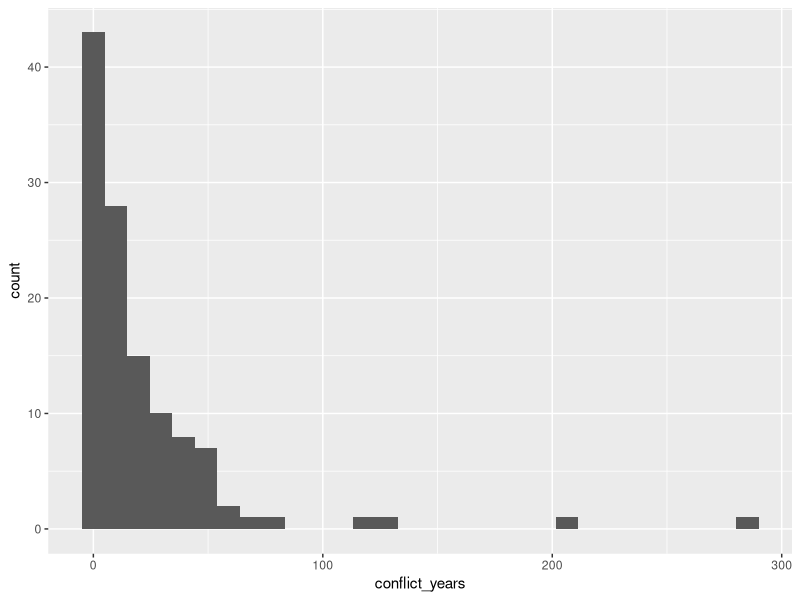

R code for this plot:
setwd("~/Desktop/my_R_project")
library(ggplot2)

data = read.csv("clean_acd/output/clean_data.csv")

pdf("plots/output/prueba.pdf")
ggplot(data, aes(x = conflict_years)) +
  geom_histogram()
dev.off()
